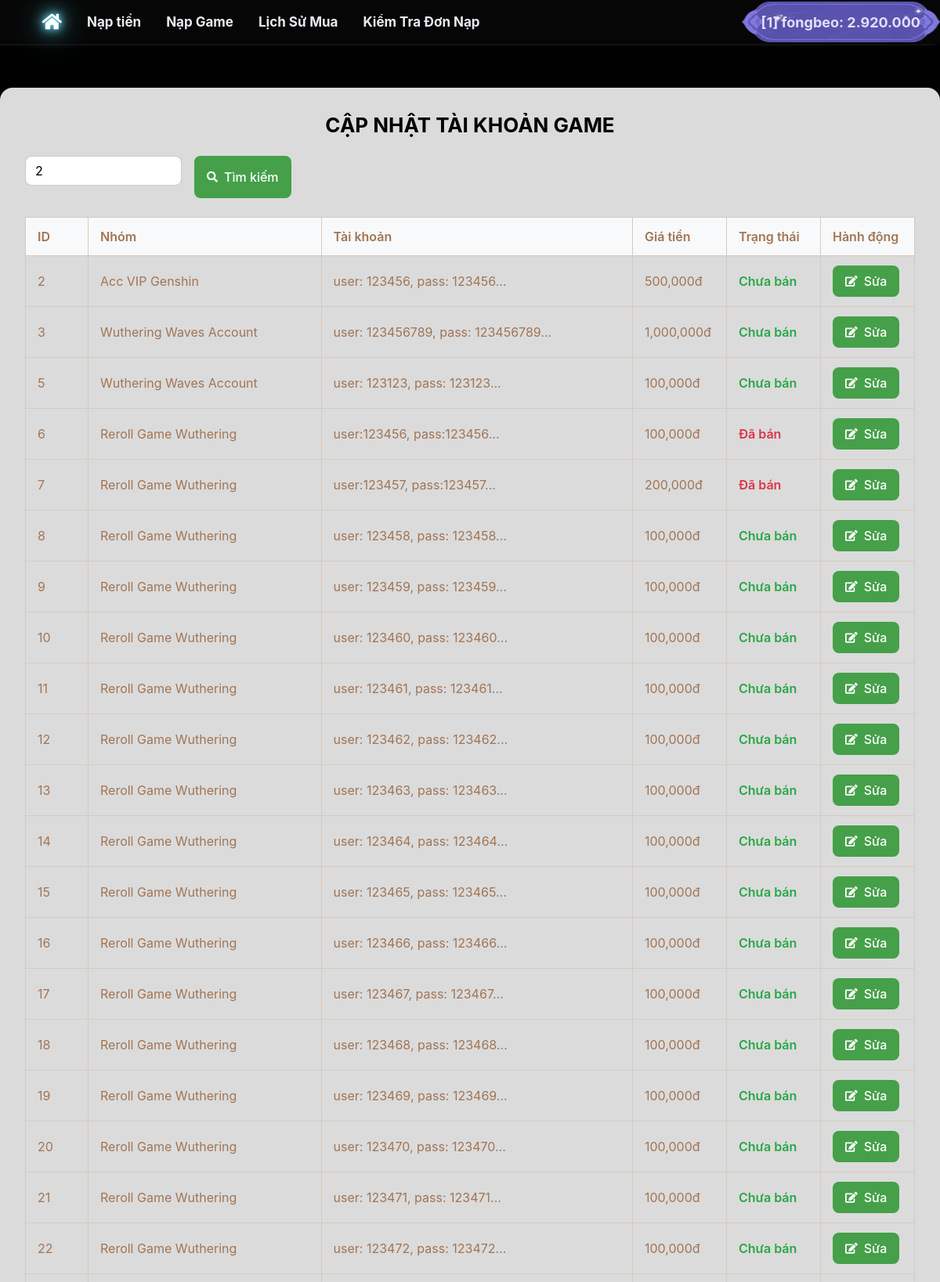
The app's page /public/admin/UpdateAccounts.php?id=2 (signed in, upper part) with its own data.
### tables this page shows
CREATE TABLE `users` (
  `id` int(11) NOT NULL,
  `username` varchar(255) DEFAULT NULL,
  `password` varchar(255) DEFAULT NULL,
  `token` varchar(255) DEFAULT NULL,
  `money` int(11) DEFAULT 0,
  `level` varchar(255) DEFAULT NULL,
  `banned` int(11) DEFAULT 0,
  `createdate` datetime DEFAULT NULL,
  `email` varchar(255) DEFAULT NULL,
  `total_money` int(11) DEFAULT 0
);

CREATE TABLE `accounts` (
  `id` int(11) NOT NULL,
  `groups` int(11) DEFAULT NULL,
  `account` text DEFAULT NULL,
  `chitiet` text DEFAULT NULL,
  `createdate` datetime DEFAULT NULL,
  `updatedate` datetime DEFAULT NULL,
  `username` varchar(255) DEFAULT NULL,
  `level` varchar(255) DEFAULT NULL,
  `fivestar` int(11) DEFAULT NULL,
  `server` varchar(255) DEFAULT NULL,
  `img` varchar(255) DEFAULT NULL,
  `money` int(11) DEFAULT NULL,
  `status` varchar(255) DEFAULT NULL,
  `listimg` text DEFAULT NULL
);

CREATE TABLE `groups` (
  `id` int(11) NOT NULL,
  `category` int(11) DEFAULT NULL,
  `title` varchar(255) DEFAULT NULL,
  `display` varchar(255) DEFAULT NULL,
  `img` varchar(255) DEFAULT NULL,
  `chitiet` text DEFAULT NULL
);

### config/config.php (called while the page is built, shortened)
<?php
require_once(__DIR__ . "/function.php");
?>
<?php
class CMSNT
{
    private $ketnoi;
    function connect()
    {
        if (!$this->ketnoi)
        {
            $this->ketnoi = mysqli_connect('localhost', 'root', '', 'shopgame') or die ('Chưa kết nối đến DATABASE');
            mysqli_query($this->ketnoi, "set names 'utf8'");
        }
    }
    function get_list($sql)
    {
        $result = mysqli_query($this->ketnoi, $sql);
        $return = array();
        while ($row = mysqli_fetch_assoc($result))
        {
            $return[] = $row;
        }
        return $return;
    }
    function get_row($sql)
    {
        $result = mysqli_query($this->ketnoi, $sql);
        $row = mysqli_fetch_assoc($result);
        if ($row)
        {
            return $row;
        }
        return false;
    }
}
if(isset($_SESSION['username']))
{
    $CMSNT = new CMSNT;
    $getUser = $CMSNT->get_row(" SELECT * FROM users WHERE username = '".$_SESSION['username']."' ");
}
else
{
    $my_level = NULL;
    $my_money = 0;
}

### config/function.php (called while the page is built, shortened)
<?php
function check_string($data)
{
    return trim(htmlspecialchars(addslashes($data)));
}
function format_cash($price)
{
    return str_replace(",", ".", number_format($price));
}

### public/admin/UpdateAccounts.php (the view, shortened to what this page needs)
<?php
require_once(__DIR__."/../../config/config.php");
require_once(__DIR__."/../../config/function.php");
require_once("../../public/client/Header.php");
require_once("../../public/client/Nav.php");
$account_id = isset($_GET['id']) ? check_string($_GET['id']) : '';
$accounts = $CMSNT->get_list("SELECT a.id, a.account, a.money, a.status, g.title as group_name
    FROM `accounts` a
    LEFT JOIN `groups` g ON a.groups = g.id
    ORDER BY a.id ASC");
?>
<div class="update-container">
    <div class="update-wrapper">
        <h2 class="update-header">CẬP NHẬT TÀI KHOẢN GAME</h2>
        <div class="account-id-input">
            <input type="text" id="account_id_input" class="form-control" placeholder="Nhập ID tài khoản" value="<?=$account_id?>">
            <button onclick="window.location.href='UpdateAccounts.php?id=' + document.getElementById('account_id_input').value"
                    class="btn-select">
                <i class="fas fa-search btn-icon"></i> Tìm kiếm
            </button>
        </div>
        <table class="account-table">
            <thead>
                <tr>
                    <th width="80px">ID</th>
                    <th>Nhóm</th>
                    <th>Tài khoản</th>
                    <th width="120px">Giá tiền</th>
                    <th width="120px">Trạng thái</th>
                    <th width="120px">Hành động</th>
                </tr>
            </thead>
            <tbody>
                <?php foreach($accounts as $account): ?>
                <tr>
                    <td><?=$account['id']?></td>
                    <td><?=$account['group_name']?></td>
                    <td><?=substr($account['account'], 0, 50)?>...</td>
                    <td><?=number_format($account['money'])?>đ</td>
                    <td class="<?=$account['status'] == 'Chưa bán' ? 'status-available' : 'status-sold'?>">
                        <?=$account['status']?>
                    </td>
                    <td>
                        <a href="UpdateAccounts.php?id=<?=$account['id']?>" class="btn-select">
                            <i class="fas fa-edit btn-icon"></i> Sửa
                        </a>
                    </td>
                </tr>
                <?php endforeach; ?>
            </tbody>
        </table>
    </div>
</div>
<?php
    require_once("../../public/client/Footer.php");
?>

### public/client/Nav.php (shortened to what this page needs)
<?php
require_once(__DIR__ . "/Header.php")
?>
<div class="wrapper">
    <nav class="main-header navbar navbar-expand-md nav-header mb-4">
        <div class="container">
            <div class="collapse navbar-collapse order-3" id="navbarCollapse">
                <ul class="navbar-nav">
                    <li class="nav-item">
                        <a href="/index.php" class="nav-link menu-header shine-active"><i class="ficon fa-lg fa fa-home"></i></a>
                    </li>
                    <li class="nav-item dropdown" id="topUp_balance">
                        <a href="#" data-toggle="dropdown" aria-haspopup="true" aria-expanded="false" class="nav-link dropdown-toggle menu-header ">Nạp tiền</a>
                    </li>
                    <?php
                        $recharge_category = $CMSNT->get_row("SELECT * FROM category WHERE title = 'DỊCH VỤ NẠP GAME'");
                        $recharge_anchor = $recharge_category ? strtolower(str_replace(' ', '_', $recharge_category['title'])) : 'recharge_service';
                    ?>
                    <li class="nav-item">
                        <a href="../../index.php#<?=$recharge_anchor?>" class="nav-link menu-header">Nạp Game</a>
                    </li>
                    <li class="nav-item dropdown">
                        <a href="#" data-toggle="dropdown" aria-haspopup="true" aria-expanded="false" class="nav-link dropdown-toggle menu-header">Lịch Sử Mua</a>
                    </li>
                    <li class="nav-item">
                         <a href="<?= empty($_SESSION['username']) ? '/public/client/Login.php' : '/public/client/HistoryRecharge.php'; ?>" class="nav-link menu-header">Kiểm Tra Đơn Nạp</a>
                    </li>
                </ul>
            </div>
            <ul class="order-1 order-md-3 navbar-nav navbar-no-expand ml-auto" style="position: absolute;right: 0px;">
                <?php if(empty($_SESSION['username'])) { ?>
                    <li class="nav-item">
                        <a href="/public/client/Register.php"><button class="btn-pretty">Đăng ký</button></a>
                    </li>
                    <li class="nav-item">
                        <a href="/public/client/Login.php"><button class="btn-pretty">Đăng nhập</button></a>
                    </li>
                <?php } else {?>
                    <li class="nav-item">
                        <span class="mt-2">
                            <a href="#" class="dropdown-toggle" data-toggle="dropdown" aria-haspopup="true" aria-expanded="false">
                                <button class="btn-pretty-user">
                                    [<?= $getUser['id']; ?>] <?= $_SESSION['username']; ?>: <?= format_cash($getUser['money']); ?>
                                </button>
                            </a>
                        </span>
                    </li>
                <?php }?>
            </ul>
        </div>
    </nav>

### styles/styles1.css (style rules this page uses)
body { background: #000 url(https://pbs.twimg.com/media/GjRPWT7acAArpEw?format=jpg&name=small) no-repeat fixed; background-size: cover; }
.nav-header { background-color: rgb(8 8 8 / 79%); }
.main-header { position: sticky; top: 0; box-shadow: 3px 3px 8px rgb(0 0 0 / 23%), -5px -5px 8px #fdfcfc; font-size: 17px; }
.menu-header { color: #e9ebf1; font-weight: bold; }
.shine-active { text-shadow: 0 0 10px #69e0ff, 0 0 20px #69e0ff, 0 0 40px #69e0ff; color: #fff; font-weight: bold; font-size: 17px; }
table, th, td { border-bottom: 1px solid #E2E2E2; }
th, td { border: 1px solid rgb(215 201 189) !important; color: rgb(161 117 84); }
.dropdown-toggle::after { display: none; }

### public/client/Nav.php (style rules this page uses)
.btn-pretty-user { display: inline-flex; align-items: center; justify-content: center; padding: 0 25px; height: 52px; font-size: 18px; font-weight: bold; color: #e4defe; white-space: nowrap; background: url(/assets/img/genshi/img/btn_pretty.webp) no-repeat center center; background-size: 100% 100%; border: none; border-radius: 6px; }

### public/client/Footer.php (style rules this page uses)
html, body { height: 100%; margin: 0; }
body { display: flex; flex-direction: column; min-height: 100vh; }
.wrapper { flex: 1 0 auto; }

### records on screen
users: id "1", money "2.920.000"
accounts: id "2", groups.title "Acc VIP Genshin", account "user: 123456, pass: 123456", money "500,000", status "Chưa bán"
accounts: id "3", groups.title "Wuthering Waves Account", account "user: 123456789, pass: 123456789", money "1,000,000", status "Chưa bán"
accounts: id "5", groups.title "Wuthering Waves Account", account "user: 123123, pass: 123123", money "100,000", status "Chưa bán"
accounts: id "6", groups.title "Reroll Game Wuthering", account "user:123456, pass:123456", money "100,000", status "Đã bán"
accounts: id "7", groups.title "Reroll Game Wuthering", account "user:123457, pass:123457", money "200,000", status "Đã bán"
accounts: id "8", groups.title "Reroll Game Wuthering", account "user: 123458, pass: 123458", money "100,000", status "Chưa bán"
accounts: id "9", groups.title "Reroll Game Wuthering", account "user: 123459, pass: 123459", money "100,000", status "Chưa bán"
accounts: id "10", groups.title "Reroll Game Wuthering", account "user: 123460, pass: 123460", money "100,000", status "Chưa bán"
accounts: id "11", groups.title "Reroll Game Wuthering", account "user: 123461, pass: 123461", money "100,000", status "Chưa bán"
accounts: id "12", groups.title "Reroll Game Wuthering", account "user: 123462, pass: 123462", money "100,000", status "Chưa bán"
accounts: id "13", groups.title "Reroll Game Wuthering", account "user: 123463, pass: 123463", money "100,000", status "Chưa bán"
accounts: id "14", groups.title "Reroll Game Wuthering", account "user: 123464, pass: 123464", money "100,000", status "Chưa bán"
accounts: id "15", groups.title "Reroll Game Wuthering", account "user: 123465, pass: 123465", money "100,000", status "Chưa bán"
accounts: id "16", groups.title "Reroll Game Wuthering", account "user: 123466, pass: 123466", money "100,000", status "Chưa bán"
accounts: id "17", groups.title "Reroll Game Wuthering", account "user: 123467, pass: 123467", money "100,000", status "Chưa bán"
accounts: id "18", groups.title "Reroll Game Wuthering", account "user: 123468, pass: 123468", money "100,000", status "Chưa bán"
accounts: id "19", groups.title "Reroll Game Wuthering", account "user: 123469, pass: 123469", money "100,000", status "Chưa bán"
accounts: id "20", groups.title "Reroll Game Wuthering", account "user: 123470, pass: 123470", money "100,000", status "Chưa bán"
accounts: id "21", groups.title "Reroll Game Wuthering", account "user: 123471, pass: 123471", money "100,000", status "Chưa bán"
accounts: id "22", groups.title "Reroll Game Wuthering", account "user: 123472, pass: 123472", money "100,000", status "Chưa bán"

### other values on screen
$_SESSION['username'] "fongbeo"
